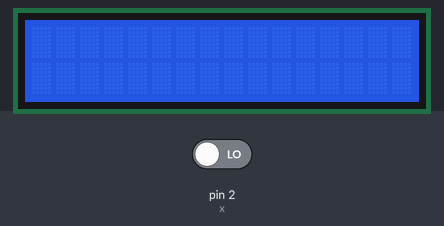
Simulated run of this sketch. Board: Arduino Uno, built with avr-gcc and run on an emulated ATmega328P. Parts: 16×2 character LCD. The test bench sets the inputs (shaded band); at power-on: pin 2 (x) LOW.

Above: at 1.2 s.
1.3 s: pin 2 (x) driven HIGH
At 1.73 s:
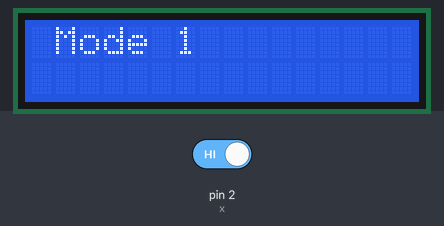
At 2.35 s:
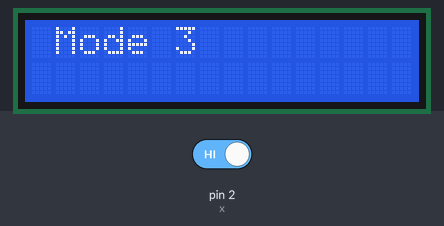
Timing chart, 0 to 4.3 s (numbered marks = the images above; inputs shaded):
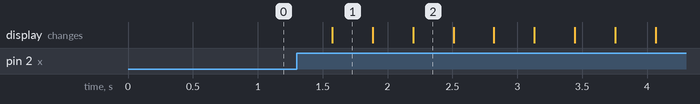

The sketch:

RECTO_ACTIVITY4_LCDOPTIONS.ino
```cpp
#include <Wire.h>
#include <LiquidCrystal_I2C.h>

LiquidCrystal_I2C lcd(0x27, 16, 2);

int x=2;
int val=0,led_num=0;

void setup()
{
  lcd.begin(16,2);
  lcd.backlight();
}

void loop()
{

  val=digitalRead(x);

  if(val==1){
    led_num=led_num+1;
  }

  if (led_num==1){
    lcd.clear();
    lcd.setCursor(0,0);
    lcd.print(" Mode 1 ");
  }
  else if (led_num==2) {
    lcd.clear();
    lcd.setCursor(0,0);
    lcd.print(" Mode 2 ");
  }
  else if (led_num==3){
    lcd.clear();
    lcd.setCursor(0,0);
    lcd.print(" Mode 3 ");

    led_num=0;
  }

  delay(300);
}
```

Measured:
- after the input at 1.3 s, the display: changes after 0.28 s (image 1)
